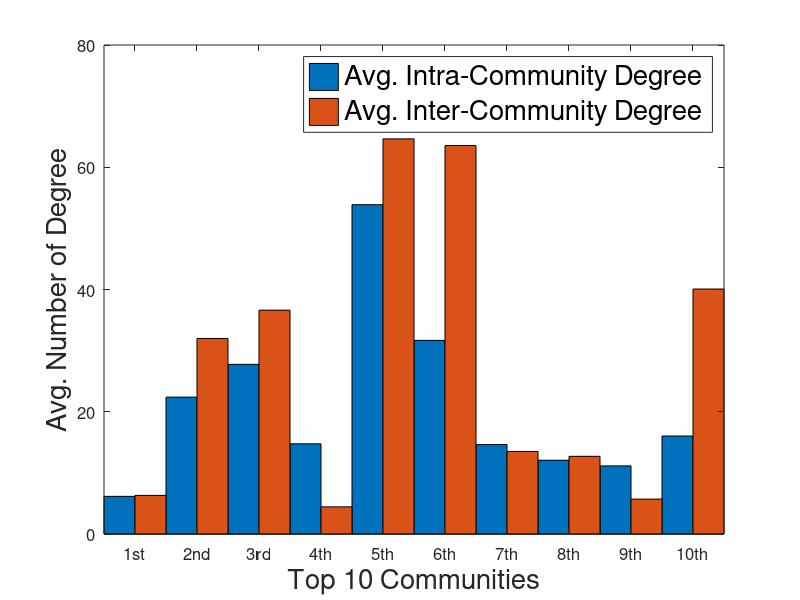

The MATLAB source for this figure:
function draw_comm_edge()
    Y = [6.15840343936,6.31438008143; 22.3919101574,31.9919985983; 27.7569718328,36.6208844543; 14.7598018723,4.44557189729; 53.8770369078,64.6455017226; 31.6768866801,63.5480065417; 14.6347953493,13.5021268551; 12.0719753655,12.7105732704; 11.1443434063,5.71091609419; 16.029772966,40.0776844146];
    X = {'1st', '2nd', '3rd', '4th', '5th', '6th', '7th', '8th', '9th', '10th'};
    bar(Y, 1);
    xlim([0.5 10.5]);
    ylim([0 80]);
    set(gca, 'xticklabel', X);
    set(gca, 'FontSize', 12);
    xlabel('Top 10 Communities','FontSize',20);
    ylabel('Avg. Number of Degree','FontSize',20);
    legend('Avg. Intra-Community Degree', 'Avg. Inter-Community Degree');
    set(legend, 'FontSize', 20);
    title('');
    grid off;
    print('./results/graph/comm_edge.eps', '-deps')
end